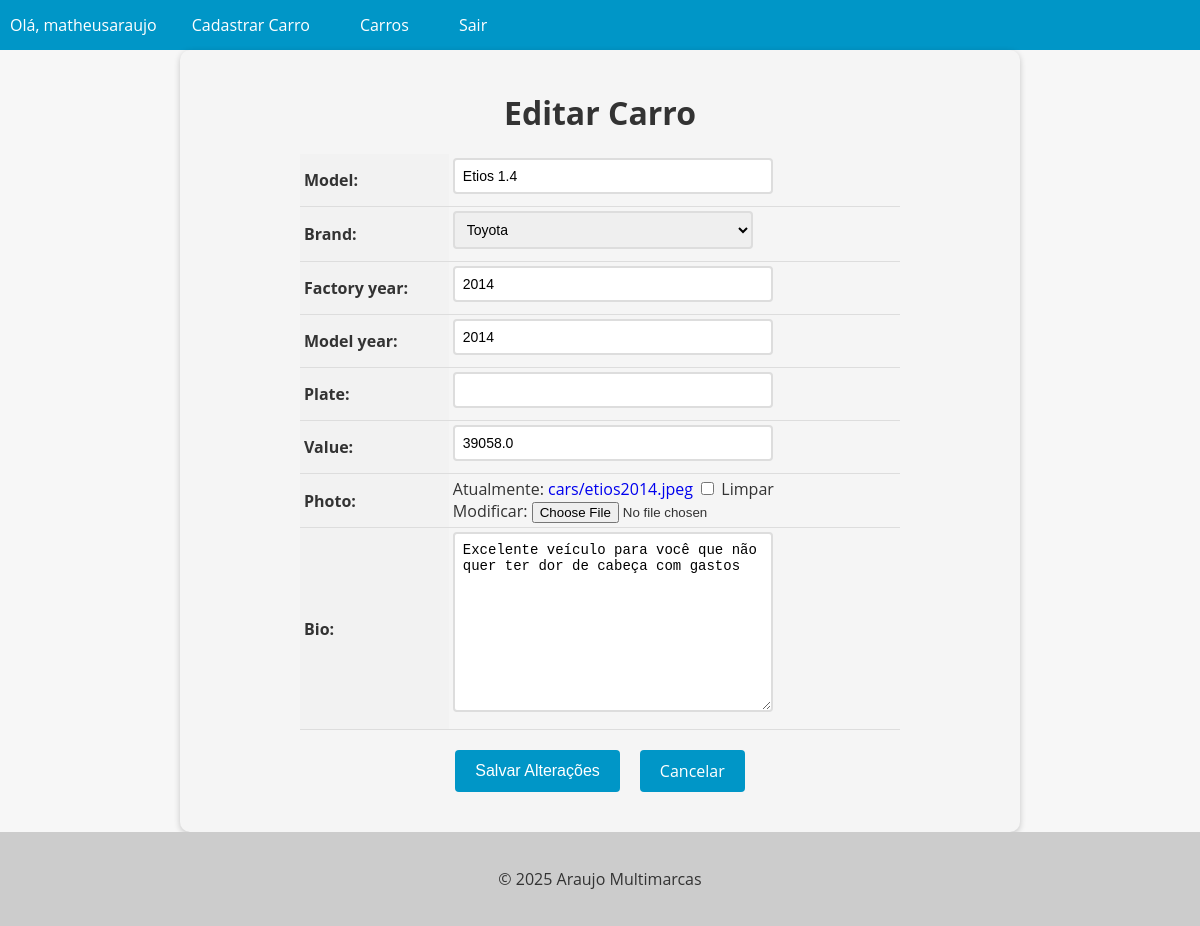
The page /car/2/update/ (signed in) on the database its author committed.
### cars/models.py (models this page shows, shortened)
class Car(models.Model):
    id = models.AutoField(primary_key=True)
    model = models.CharField(max_length=200)
    brand = models.ForeignKey(Brand, on_delete=models.PROTECT, related_name='car_brand')
    factory_year = models.IntegerField(blank=True, null=True)
    model_year = models.IntegerField(blank=True, null=True)
    plate = models.CharField(max_length=10, blank=True, null=True)
    value = models.FloatField(blank=True, null=True)
    photo = models.ImageField(upload_to='cars/', blank=True, null=True)
    bio = models.TextField(blank=True, null=True)

### cars/views.py (the view, shortened to what this page needs)
# urls.py: path('car/<int:pk>/update/', CarUpdateView.as_view(), name='car_update'),
@method_decorator(login_required(login_url='login'), name='dispatch')
class CarUpdateView(UpdateView):
    model = Car
    form_class = CarModelForm
    template_name = 'car_update.html'

### cars/forms.py (shortened to what this page needs)
class CarModelForm(forms.ModelForm):
    class Meta:
        model = Car
        fields = '__all__'

### cars/models.py (called while the page is built)
    def __str__(self):
        return self.name

### cars/templates/car_update.html (shortened to what this page needs)
{% extends "base.html" %}
{% block content %}
  <form method="post" enctype="multipart/form-data">
    <h1>Editar Carro</h1>
    <table>
      {{ form.as_table }}
    </table>
    <div>
      <div class="buttons-container">
        <input type="submit" value="Salvar Alterações" class="btn btn-primary">
        <a href="{% url 'cars_list' %}" class="btn btn-secondary">Cancelar</a>
      </div>
    </div>
  </form>
{% endblock %}

### app/templates/base.html (shortened to what this page needs)
<!DOCTYPE html>
<html lang="en">
<head>
</head>
<body>
  <header>
    <nav>
      <ul>
        {% if user.is_authenticated %}
        <li>Olá, {{ user.username }}</li>
        <li><a href="{% url 'new_car' %}">Cadastrar Carro</a></li>
      {% endif %}
      <li><a href="{% url 'cars_list' %}">Carros</a></li>
      {% if user.is_authenticated %}
        <li><a href="{% url 'logout' %}">Sair</a></li>
      {% endif %}
      </ul>
    </nav>
  </header>
  <main>
    {% block content %}
    {% endblock %}
  </main>
  <footer>
    <p>&copy; 2025 Araujo Multimarcas</p>
  </footer>
</body>
</html>

### app/templates/base.html (style rules this page uses)
body { font-family: 'Open Sans', sans-serif; background-color: #f7f7f7; color: #333; margin: 0; padding: 0; }
header { background-color: #0096c7; color: #fff; text-align: center; }
footer { background-color: #ccc; color: #333; padding: 20px; text-align: center; }
nav { background-color: #0096c7; color: #fff; height: 50px; display: flex; justify-content: space-between; align-items: center; }
nav ul { list-style: none; margin: 0; padding: 0; display: flex; }
nav ul li { margin: 0 10px; }
nav ul li a { color: #fff; text-decoration: none; font-size: 16px; padding: 15px; transition: all 0.3s ease; }

### cars/templates/car_update.html (style rules this page uses)
form { max-width: 800px; margin: 0 auto; padding: 20px; background-color: #f5f5f5; border-radius: 10px; box-shadow: 0 2px 6px rgba(0, 0, 0, 0.2); }
form h1 { font-size: 2rem; margin-bottom: 20px; text-align: center; }
table { margin: 0 auto; border-collapse: collapse; width: 100%; max-width: 600px; }
th, td { padding: 4px; text-align: left; border-bottom: 1px solid #ddd; }
th { background-color: #f2f2f2; }
input[type="text"], input[type="number"], select, textarea { padding: 8px; font-size: 14px; border: 2px solid #ddd; border-radius: 4px; width: 100%; max-width: 300px; margin-bottom: 8px; transition: border-bottom-color 0.3s ease-in-out; }
.btn { background-color: #0096c7; color: #fff; border: none; padding: 10px 20px; font-size: 16px; border-radius: 4px; cursor: pointer; transition: background-color 0.3s ease-in-out; }
.buttons-container { display: flex; justify-content: center; margin-top: 20px; margin-bottom: 20px; }
.btn { display: inline-block; background-color: #0096c7; color: #fff; border: none; padding: 10px 20px; font-size: 16px; border-radius: 4px; cursor: pointer; transition: background-color 0.3s ease-in-out; margin: 0 10px; }
a { text-decoration: none !important; }

### rows shown on the page
Car: model "Etios 1.4", brand "Toyota", factory_year "2014", model_year "2014", value "39058.0", bio "Excelente veículo para você que não quer ter dor de cabeça com gastos"

### other values the page prints
{{ user.username }} "matheusaraujo"
